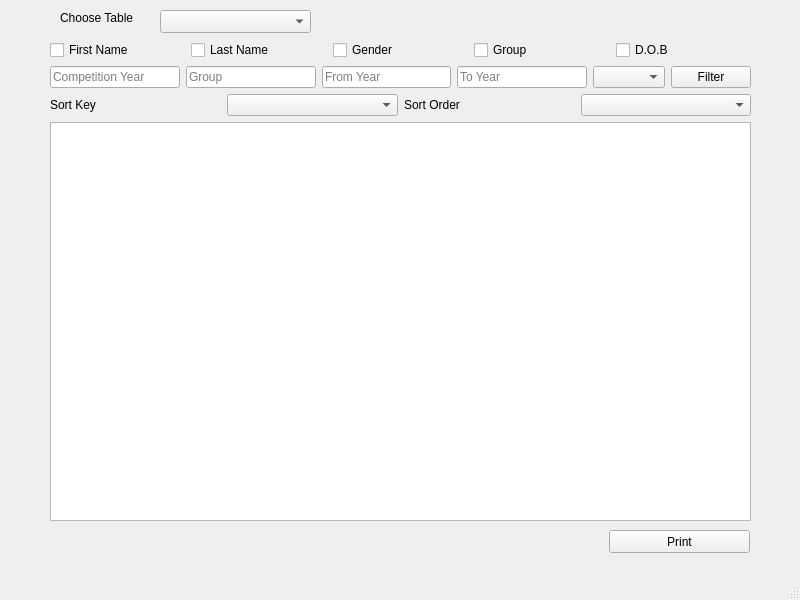
<?xml version="1.0" encoding="UTF-8"?>
<ui version="4.0">
 <class>print_win</class>
 <widget class="QMainWindow" name="print_win">
  <property name="geometry">
   <rect>
    <x>0</x>
    <y>0</y>
    <width>800</width>
    <height>600</height>
   </rect>
  </property>
  <property name="windowTitle">
   <string>MainWindow</string>
  </property>
  <widget class="QWidget" name="centralwidget">
   <widget class="QComboBox" name="table_select">
    <property name="geometry">
     <rect>
      <x>160</x>
      <y>10</y>
      <width>151</width>
      <height>23</height>
     </rect>
    </property>
   </widget>
   <widget class="QLabel" name="label">
    <property name="geometry">
     <rect>
      <x>60</x>
      <y>10</y>
      <width>101</width>
      <height>16</height>
     </rect>
    </property>
    <property name="text">
     <string>Choose Table</string>
    </property>
   </widget>
   <widget class="QPushButton" name="print_btn">
    <property name="geometry">
     <rect>
      <x>609</x>
      <y>530</y>
      <width>141</width>
      <height>23</height>
     </rect>
    </property>
    <property name="text">
     <string>Print</string>
    </property>
   </widget>
   <widget class="QWidget" name="verticalLayoutWidget">
    <property name="geometry">
     <rect>
      <x>50</x>
      <y>40</y>
      <width>701</width>
      <height>481</height>
     </rect>
    </property>
    <layout class="QVBoxLayout" name="verticalLayout_2">
     <item>
      <layout class="QHBoxLayout" name="horizontalLayout">
       <item>
        <widget class="QCheckBox" name="fname_cb">
         <property name="text">
          <string>First Name</string>
         </property>
        </widget>
       </item>
       <item>
        <widget class="QCheckBox" name="lname_cb">
         <property name="text">
          <string>Last Name</string>
         </property>
        </widget>
       </item>
       <item>
        <widget class="QCheckBox" name="gender_cb">
         <property name="text">
          <string>Gender</string>
         </property>
        </widget>
       </item>
       <item>
        <widget class="QCheckBox" name="group_cb">
         <property name="text">
          <string>Group</string>
         </property>
        </widget>
       </item>
       <item>
        <widget class="QCheckBox" name="dob_cb">
         <property name="text">
          <string>D.O.B</string>
         </property>
        </widget>
       </item>
      </layout>
     </item>
     <item>
      <layout class="QHBoxLayout" name="horizontalLayout_2">
       <item>
        <widget class="QLineEdit" name="comp_yearEdit">
         <property name="placeholderText">
          <string>Competition Year</string>
         </property>
        </widget>
       </item>
       <item>
        <widget class="QLineEdit" name="groupEdit">
         <property name="placeholderText">
          <string>Group</string>
         </property>
        </widget>
       </item>
       <item>
        <widget class="QLineEdit" name="fromYearEdit">
         <property name="placeholderText">
          <string>From Year</string>
         </property>
        </widget>
       </item>
       <item>
        <widget class="QLineEdit" name="toYearEdit">
         <property name="placeholderText">
          <string>To Year</string>
         </property>
        </widget>
       </item>
       <item>
        <widget class="QComboBox" name="comboBox_2"/>
       </item>
       <item>
        <widget class="QPushButton" name="filter_btn">
         <property name="text">
          <string>Filter</string>
         </property>
        </widget>
       </item>
      </layout>
     </item>
     <item>
      <layout class="QHBoxLayout" name="horizontalLayout_7">
       <item>
        <layout class="QHBoxLayout" name="horizontalLayout_6">
         <item>
          <widget class="QLabel" name="label_4">
           <property name="text">
            <string>Sort Key</string>
           </property>
          </widget>
         </item>
         <item>
          <widget class="QComboBox" name="sort_key_box"/>
         </item>
        </layout>
       </item>
       <item>
        <layout class="QHBoxLayout" name="horizontalLayout_4">
         <item>
          <widget class="QLabel" name="label_2">
           <property name="text">
            <string>Sort Order</string>
           </property>
          </widget>
         </item>
         <item>
          <widget class="QComboBox" name="sort_order_box"/>
         </item>
        </layout>
       </item>
      </layout>
     </item>
     <item>
      <widget class="QTableView" name="tableView"/>
     </item>
    </layout>
   </widget>
  </widget>
  <widget class="QMenuBar" name="menubar">
   <property name="geometry">
    <rect>
     <x>0</x>
     <y>0</y>
     <width>800</width>
     <height>20</height>
    </rect>
   </property>
  </widget>
  <widget class="QStatusBar" name="statusbar"/>
 </widget>
 <resources/>
 <connections/>
</ui>
